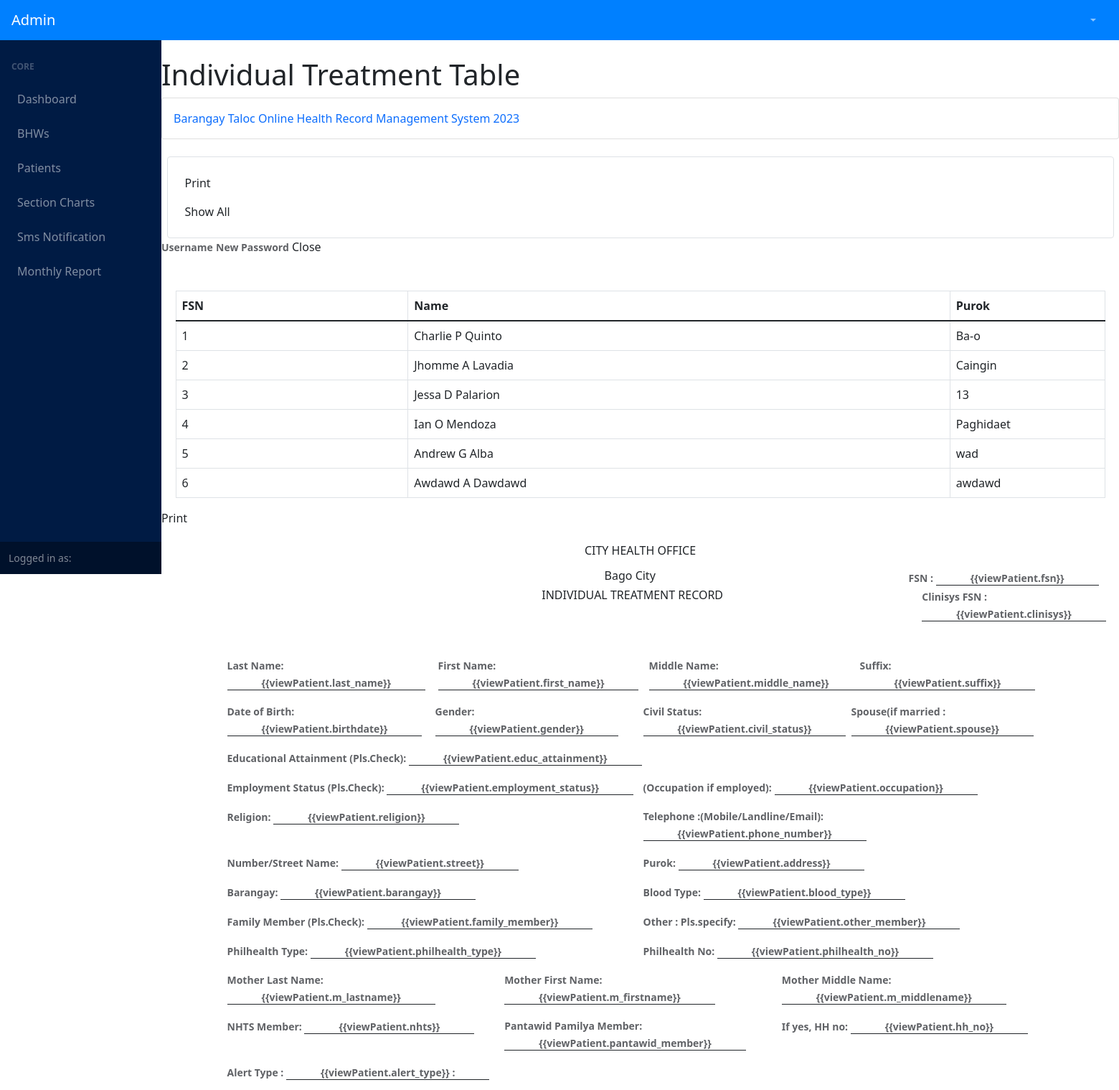
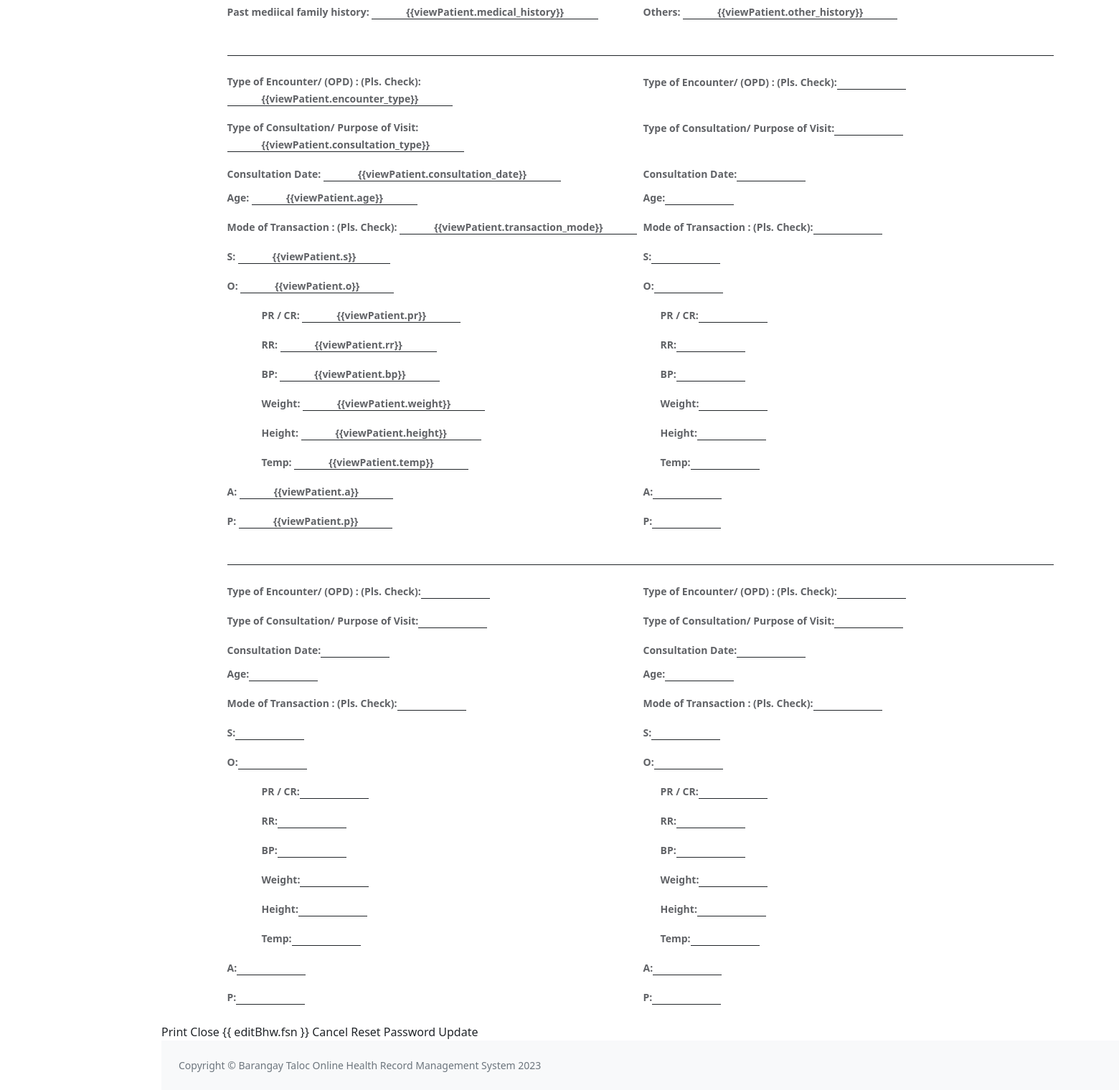
Screenshot of /admin/checkup.php (signed in) with the database file from the repository (2 pictures, top to bottom).
### tables this page shows
CREATE TABLE `individual_treatment` (
  `id` int(11) NOT NULL,
  `patient_id` int(11) NOT NULL,
  `clinisys` varchar(255) NOT NULL,
  `civil_status` varchar(200) NOT NULL,
  `spouse` varchar(200) NOT NULL,
  `educ_attainment` varchar(200) NOT NULL,
  `employment_status` varchar(200) NOT NULL,
  `occupation` varchar(255) NOT NULL,
  `religion` varchar(200) NOT NULL,
  `street` varchar(255) NOT NULL,
  `purok` varchar(255) NOT NULL,
  `barangay` varchar(255) NOT NULL,
  `blood_type` varchar(200) NOT NULL,
  `family_member` varchar(255) NOT NULL,
  `other_member` varchar(255) NOT NULL,
  `philhealth_type` varchar(200) NOT NULL,
  `philhealth_no` varchar(255) NOT NULL,
  `m_lastname` varchar(200) NOT NULL,
  `m_firstname` varchar(255) NOT NULL,
  `m_middlename` varchar(255) NOT NULL,
  `nhts` varchar(255) NOT NULL,
  `pantawid_member` varchar(255) NOT NULL,
  `hh_no` varchar(255) NOT NULL,
  `alert_type` varchar(200) NOT NULL,
  `other_alert` varchar(255) NOT NULL,
  `medical_history` varchar(255) NOT NULL,
  `other_history` varchar(255) NOT NULL,
  `encounter_type` varchar(255) NOT NULL,
  `consultation_type` varchar(255) NOT NULL,
  `consultation_date` varchar(255) NOT NULL,
  `age` varchar(255) NOT NULL,
  `transaction_mode` varchar(255) NOT NULL,
  `s` varchar(255) NOT NULL,
  `o` varchar(255) NOT NULL,
  `pr` varchar(255) NOT NULL,
  `rr` varchar(255) NOT NULL,
  `bp` varchar(255) NOT NULL,
  `weight` varchar(255) NOT NULL,
  `height` varchar(255) NOT NULL,
  `temp` varchar(255) NOT NULL,
  `a` varchar(255) NOT NULL,
  `p` varchar(255) NOT NULL,
  `day` varchar(255) NOT NULL,
  `month` varchar(255) NOT NULL,
  `year` varchar(255) NOT NULL,
  `max_limit` int(11) NOT NULL,
  `section` varchar(255) NOT NULL
);

CREATE TABLE `patient` (
  `id` int(11) NOT NULL,
  `fsn` varchar(255) NOT NULL,
  `first_name` varchar(255) NOT NULL,
  `middle_name` varchar(255) NOT NULL,
  `last_name` varchar(255) NOT NULL,
  `suffix` varchar(255) NOT NULL,
  `birthdate` varchar(255) NOT NULL,
  `gender` varchar(255) NOT NULL,
  `username` varchar(255) NOT NULL,
  `password` varchar(255) NOT NULL,
  `avatar` varchar(255) NOT NULL,
  `phone_number` varchar(255) NOT NULL,
  `max_limit` int(11) NOT NULL,
  `day` varchar(255) NOT NULL,
  `month` varchar(255) NOT NULL,
  `year` varchar(255) NOT NULL,
  `last_login` varchar(255) NOT NULL,
  `request_id` int(11) NOT NULL,
  `section` varchar(255) NOT NULL
);

### admin/print-tables/health-print.php (the view)
<div id="dvContents">
    <table class="table table-bordered" cellspacing="0" rules="all" border="1">
        <thead>
            <tr>
                <th class="col-3">FSN</th>
                <th class="col-7">Name</th>
                <th class="col-5">Purok</th>
            </tr>
        </thead>
        <tbody>
            <?php
            $data = mysqli_query($db, "SELECT * FROM patient INNER JOIN individual_treatment ON individual_treatment.patient_id=patient.id");
            $i = 1;
            while ($data_row = mysqli_fetch_assoc($data)) {
                $fullname = ucfirst($data_row["first_name"]) . " " . trim(substr(ucfirst($data_row["middle_name"]), 0, 1), "undefined, U") . " " . ucfirst($data_row["last_name"]) . " " . trim($data_row["suffix"], "undefined");
            ?>
                <tr>
                    <td class="col-3"><?php echo $i++; ?></td>
                    <td class="col-7"><?php echo $fullname ?></td>
                    <td class="col-4"><?php echo $data_row['purok'] ?></td>
                </tr>
            <?php
            }
            ?>
        </tbody>
    </table>
</div>

### rows the page displays
individual_treatment: patient.suffix "Charlie P Quinto", purok "Ba-o"
individual_treatment: patient.suffix "Jhomme A Lavadia", purok "Caingin"
individual_treatment: patient.suffix "Jessa D Palarion", purok "13"
individual_treatment: patient.suffix "Ian O Mendoza", purok "Paghidaet"
individual_treatment: patient.suffix "Andrew G Alba", purok "wad"
individual_treatment: patient.suffix "Awdawd A Dawdawd", purok "awdawd"
